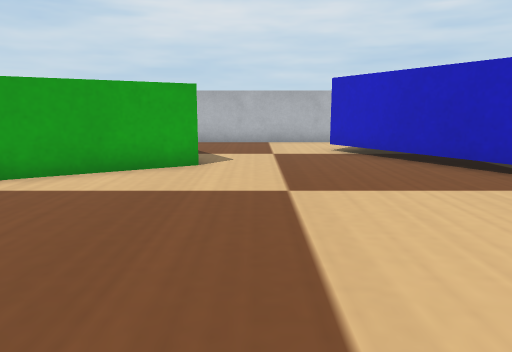
[1] (above)

16 first-person views from a walk through a robot-simulator world made for Webots. The camera is 0.06 m above the floor, tilts 10° down and sees 70° across. The floor is counted in squares, 0.05 m on a side. Each view is taken from the middle of a square. On the plan, view 1 faces up. The plan holds only what a view shows up to about 14 squares ahead; the rest is blank. The robots in the file are not drawn. Simple shapes and patterns stand in for the simulator's stock objects.

[2]
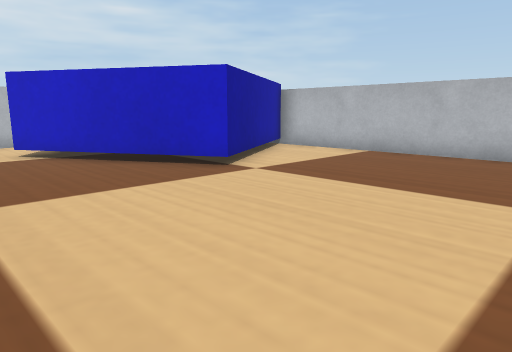

[3]
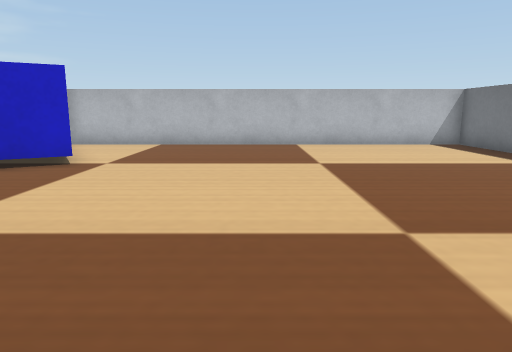

[4]
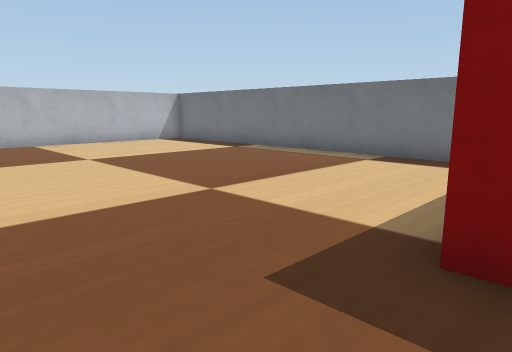

[5]
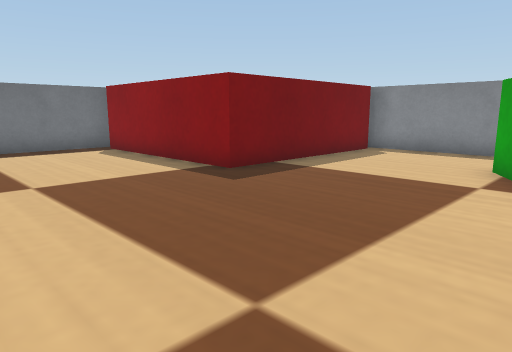

[6]
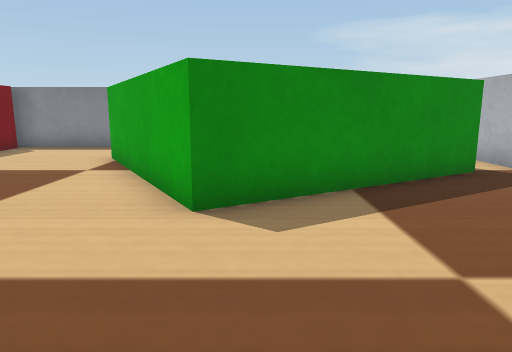

[7]
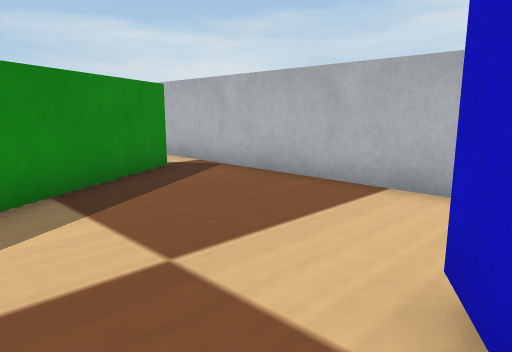

[8]
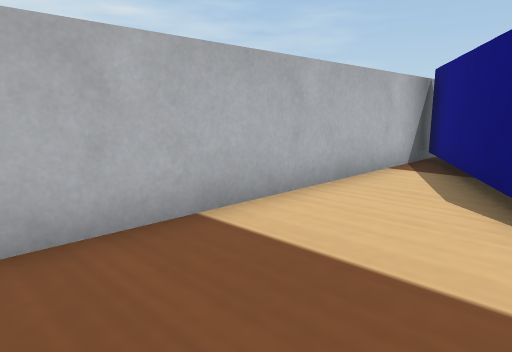

[9]
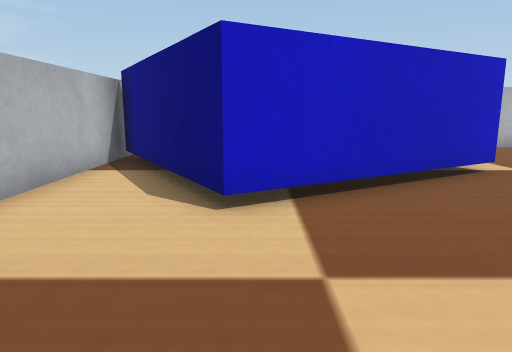

[10]
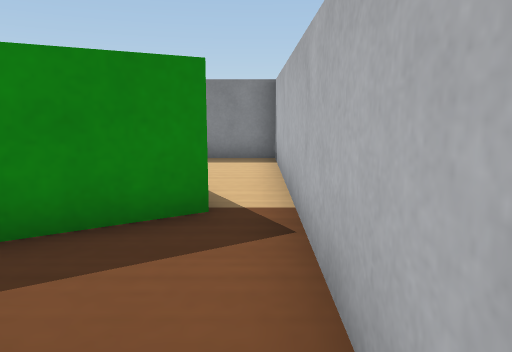

[11]
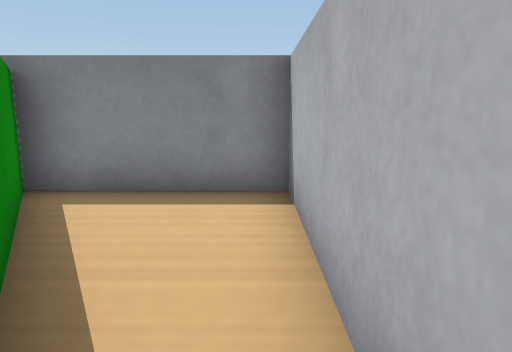

[12]
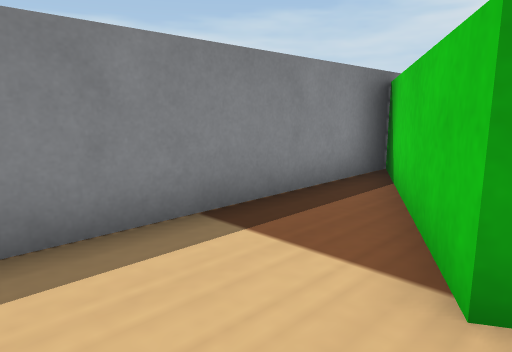

[13]
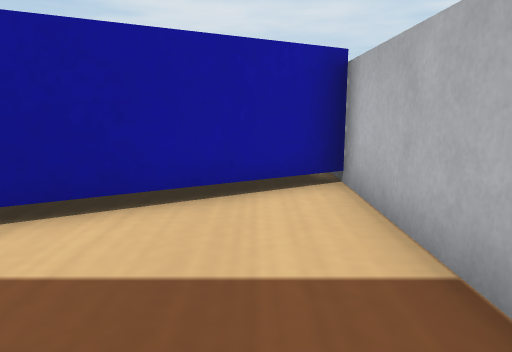

[14]
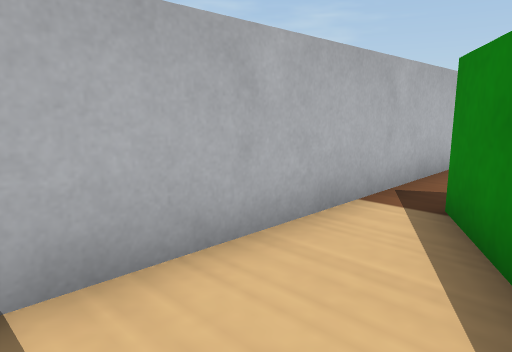

[15]
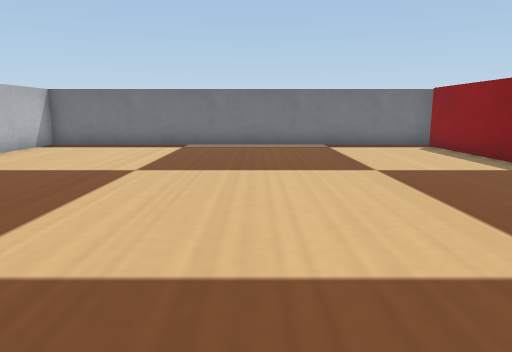

[16]
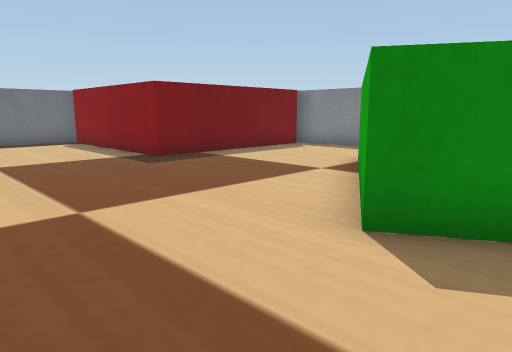

### Floor plan
Key: @ floor where view 1 was taken; # wall or solid block; . floor; B blue box; G green box; R red box.
Columns run from 10 left of view 1 to 11 right of it. Each row starts with its distance up from view 1.
 15 ###################
 14 #................B
 13 #....GG........BB
 12 #..GG G......BB
 11 #GG    G....BB
 10 #G     GG....BB
  9 #GG     G.....B    BB#
  8 #.G    GGG....BB BBB.#
  7 #..G GGG.......BBB...#
  6 #..GGG..........B....#
  5 #...G................#
  4 #....................#
  3 #....................#
  2 #....................#
  1 #RRRRRRR.............#
  0        R..@..........#
 -1        R.............#
 -2        R.............#
 -3        R.............#
 -4        R.............#
 -5        R.............#
 -6        ###############

Positions as (right, up) in squares from view 1, and headings:
1: (0, 0), facing up
2: (0, 0), facing up-right
3: (-3, 2), facing right
4: (-4, 4), facing down-right
5: (2, 7), facing down-left
6: (3, 9), facing left
7: (3, 9), facing up-left
8: (-2, 11), facing up-right
9: (-2, 11), facing right
10: (0, 14), facing left
11: (-4, 14), facing left
12: (-6, 3), facing up-left
13: (9, 3), facing up
14: (-9, 12), facing up-right
15: (3, 8), facing down
16: (2, 10), facing down-left
